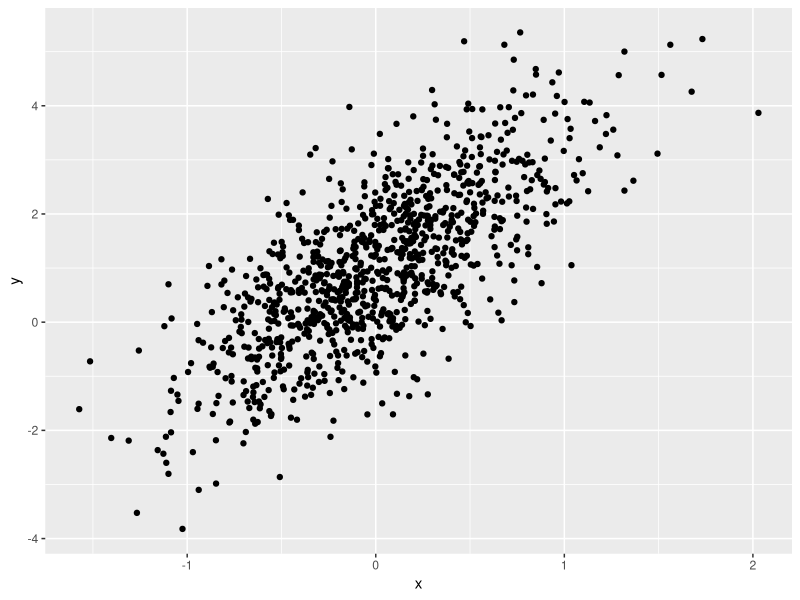
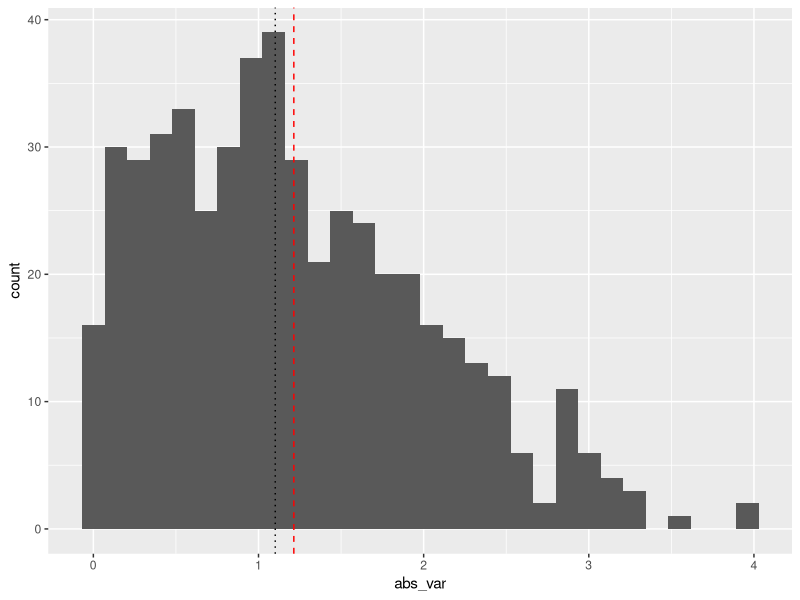

Reproduce these figures in R, in order.
## ---- chunk 1
library(tidyverse)
## ---- chunk 2
samp = rnorm(100)#this samples from a normal distribution
length(samp)
## ---- chunk 3
plot_df = 
  tibble(
    x = rnorm(1000,sd = 0.5),
    y = 1 + 2 * x + rnorm(1000) 
  )

head(plot_df, 4)
tail(plot_df, 4)
## ---- chunk 4
ggplot(plot_df, aes(x=x, y = y)) + geom_point()
## ---- chunk 5
la_df = tibble(
  num_var = rnorm(500, mean=1),
  log_var = num_var > 0,
  abs_var = abs(num_var),
) 
ggplot(la_df, aes(x=abs_var))+geom_histogram()+geom_vline(xintercept = mean(la_df$abs_var),color="red",linetype = "dashed")+geom_vline(xintercept = median(la_df$abs_var),linetype = "dotted")
